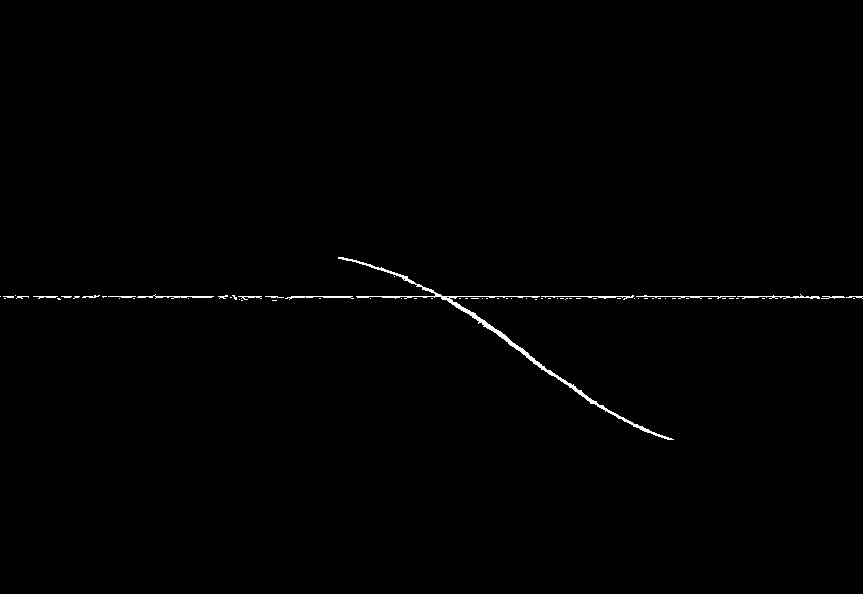
#> input picture Template Matching/test_black.png, 863 x 594 px
$ python template_matching.py
#> lines starting #> are read from the running program, lines starting #| are printed output that depends on the picture; after the words box and inside, x2 and y2 are one past the last pixel; in counts of white or black regions, pixels touching at a corner belong together
# test based on the example given by the OpenCV official documentation https://docs.opencv.org/trunk/d4/dc6/tutorial_py_template_matching.html

import cv2 as cv
from matplotlib import pyplot as plt

# read images
img = cv.imread('test_black.png', 0)
#> img: shape (594, 863); 0.52% white in thin lines or dots, all inside (x1, y1, x2, y2) = (0, 257, 863, 440)
template = cv.imread('template_rad_th_2.png', 0)
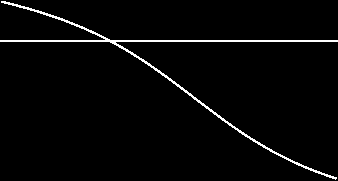
#> input picture Template Matching/template_rad_th_2.png, 338 x 181 px
#> template: shape (181, 338); 2.6% white in thin lines or dots

# getting template chape to draw the rectangle
w, h = template.shape[::-1]
#> w = 338; h = 181
img_final = img.copy()

# selecting the correlation method
method = eval('cv.TM_CCOEFF_NORMED')

# applying template matching
res = cv.matchTemplate(img_final, template, method)
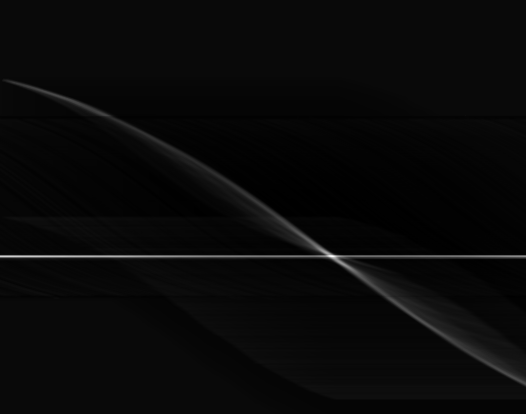
#> res: shape (414, 526) float32; min -0.0236, max 0.616, mean -0.000309; drawn with min black and max white

# getting max / min values
min_val, max_val, min_loc, max_loc = cv.minMaxLoc(res)
#> min_val = -0.0236; max_val = 0.616; min_loc = (383, 225); max_loc = (332, 256)
top_left = max_loc
#> top_left = (332, 256)

# drawing result
bottom_right = (top_left[0] + w, top_left[1] + h)
#> bottom_right = (670, 437)
cv.rectangle(img, top_left, bottom_right, 255, 2)
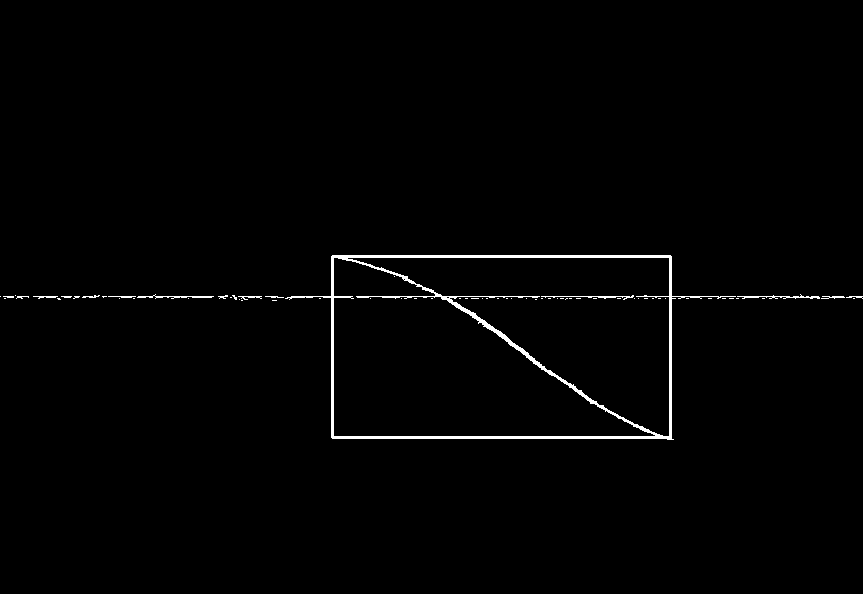
#> img: shape (594, 863); 1.1% white; 67 white regions (54 under 20 px), largest, box (x1, y1, x2, y2) and area: (285, 255, 736, 440) 4850, (737, 294, 820, 299) 151, (137, 294, 214, 299) 135
plt.imshow(img, cmap='gray')
plt.title('Detected Point'), plt.xticks([]), plt.yticks([])
plt.show()
